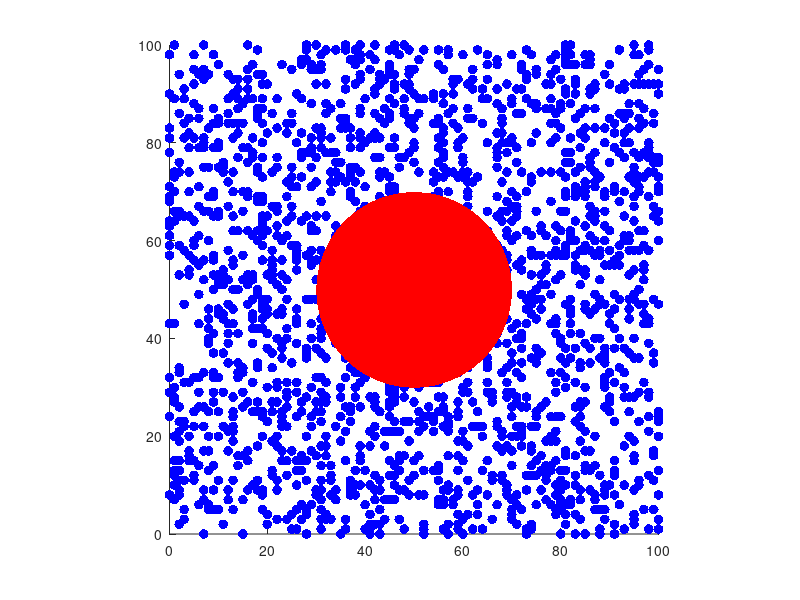

This chart was generated by the following MATLAB code: (Note: this script raises an error after producing the figure.)
% simulate membrane dynamics
% initialize variables

num_lipids = 2000;
num_steps = 2000;
colors = repmat([0, 0, 1], num_lipids, 1);
focal_size = 20;

interaction_vectors = zeros(num_lipids,2);
speed = zeros(num_steps, 1);
avg_speed = NaN(num_steps,1);
interaction = NaN(num_steps,1);
distance_traveled = NaN(num_steps,1);
max_distance = NaN(num_steps,1);

friction_coefficient = 0;

% create matrix for particle of interest 
% store current and previous position

focal_pos = zeros(1,4);

% create matrix for lipids
% store current and previous position
pos_lipids = zeros(num_lipids,4);

% initialize positions of particle of interest and lipids

focal_pos(1,1:2) = [50 50];
focal_pos(1,3:4) = focal_pos(1,1:2) + randi([-100 100], 1,2)/1000;

focal_pos_init = focal_pos(1,1:2);

for i = 1:num_lipids
    pos_lipids(i, 1:2) = randi([0 100], 1,2);
    pos_lipids(i, 3:4) = pos_lipids(i, 1:2);
end
% set up graphs

figure;
hold on;
lipid_scatter = scatter(pos_lipids(:,3), pos_lipids(:,4), 50, colors, 'filled');
focal_scatter = scatter(focal_pos(:,3), focal_pos(:,4), focal_size, 'red', 'filled');
theta = linspace(0, 2*pi, 100); 
circle_x = focal_size * cos(theta) + focal_pos(1,3);
circle_y = focal_size * sin(theta) + focal_pos(1,4);
circle_plot = fill(circle_x, circle_y, [1, 0, 0], 'EdgeColor', 'none');
xlim([0 100]);
ylim([0 100]);
axis equal
hold off;

figure
layout = tiledlayout(2,2);
nexttile
hold on;
xlabel('time')
ylabel('Average Speed (distance traveled per simulation time step)')
xlim([0 num_steps])
ylim([0 1])
speed_plot = plot(avg_speed,'b', 'LineWidth',2);
hold off;

nexttile
hold on;
xlabel('time')
ylabel('Number of interaction_vectors')
interaction_plot = plot(interaction);
hold on;
%avg_interaction_plot = plot(avg_interaction_vectors);
hold off;

nexttile
hold on;
title('max distance traveled')
xlabel('time')
ylabel('max distance traveled')
distance_plot = plot(max_distance);
hold off;

% simulate movement

focal_pos_minus_100 = focal_pos(1,3:4);
for i = 1:num_steps
    friction_lipids = [0 0];
    for j = 1:num_lipids
        lipid_movement = pos_lipids(j,3:4) - pos_lipids(j,1:2);
        pos_lipids(j, 1:2) = pos_lipids(j, 3:4); %store previous position
        pos_lipids(j, 3:4) = pos_lipids(j, 1:2) + 0.5*lipid_movement + randi([-100 100], 1,2)/300;
        pos_lipids(j,:) = max(min(pos_lipids(j,:), 100), 1);
    end
    % movement of focal particle
    % check for touching lipids
    num_interactions = 0;
    for k = 1:num_lipids
        distance = norm(pos_lipids(k,3:4) - focal_pos(1,3:4));
        lipid_direction = pos_lipids(k, 3:4) - pos_lipids(k,1:2);
        focal_direction = (focal_pos(1,3:4) - focal_pos(1,1:2));
        cos_theta = dot(lipid_direction, focal_direction)/(norm(lipid_direction)*norm(focal_direction));
        angle = acosd(cos_theta);
        if angle < 90 % exclude lipids that are in radius of interaction but wouldn't realistically apply force
            if distance <= focal_size + 1 && distance >= focal_size - 1
                colors(k,:) = [0, 1, 0];
                interaction_vectors(k, 1:2) = pos_lipids(k,3:4) - pos_lipids(k,1:2);
                num_interactions = num_interactions + 1;
            else
                interaction_vectors(k,:) = [0 0];
                colors(k,:) = [0, 0, 1];
            end
        end
        
    end
    for l = 1:num_lipids
    distance = norm(pos_lipids(l,3:4) - focal_pos(1,3:4));
    if distance <= focal_size + 1 && distance >= focal_size - 1
            focal_lipid_vector = focal_pos(1,3:4) - pos_lipids(l,3:4);
            focal_lipid_angle = acosd(dot(focal_lipid_vector, focal_direction)/(norm(focal_lipid_vector)*norm(focal_direction)));
            if focal_lipid_angle <= 90
                friction_lipids = [friction_lipids; pos_lipids(l,3:4)];
            end
    end
    end
    %move focal particle based on lipid movement
    force = -sum(interaction_vectors);
    direction = (focal_pos(1,3:4) - focal_pos(1,1:2));
    direction = direction/norm(direction);
    for xy = 3:4
            if focal_pos(1,xy) <= 1 || focal_pos(1,xy) >= 100
                direction = -direction;
            end
    end
    focal_pos(1,1:2) = focal_pos(1,3:4);
    friction_coefficient = 1/size(friction_lipids,1);
    friction_coefficient = friction_coefficient - 1;
    focal_pos(1,3:4) = focal_pos(1,1:2) + (0.1*force + 0.3*direction) + friction_coefficient*(0.1* force + 0.3*direction)/2;
    
    speed(i,1) = norm(focal_pos(1,3:4) - focal_pos(1,1:2));
    % if mod(i-1, 100) == 0 % update speed after 100 steps (vibration and more constant movement treated differently)
    %     distance_traveled_in100 = focal_pos(1,3:4) - focal_pos_minus_100;
    %     speed(i:i+99,1) = repmat(norm(distance_traveled_in100)/100,100,1);
    %     focal_pos_minus_100 = focal_pos(1,3:4);
    % end
    avg_speed(i,1) = sum(speed(1:i,1))/i;
    distance_traveled(i,1) = norm(focal_pos(1,3:4) - focal_pos_init);
    max_distance(i,1) = max(distance_traveled);
    interaction(i,1) = num_interactions;
    set(lipid_scatter, 'XData', pos_lipids(:,3), 'YData', pos_lipids(:,4), 'CData', colors)
    set(focal_scatter, 'XData', focal_pos(1,3), 'YData', focal_pos(1,4))
    circle_x = focal_size * cos(theta) + focal_pos(1,3);
    circle_y = focal_size * sin(theta) + focal_pos(1,4);
    set(circle_plot, 'XData', circle_x, 'YData', circle_y);
    set(interaction_plot, 'YData', interaction)
    set(speed_plot, 'YData', avg_speed)
    set(distance_plot, 'YData', max_distance)
    drawnow;
end
